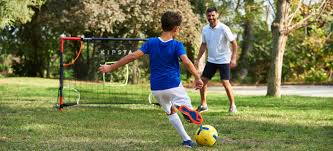
#> input picture PlayerBall.jpg, 333 x 151 px
$ python 23-Add2Images.py
#> lines starting #> are read from the running program, lines starting #| are printed output that depends on the picture


import cv2
import numpy as np

img=cv2.imread('PlayerBall.jpg')
#> img is the input picture: shape (151, 333, 3); mean B, G, R 79.7, 122.3, 119.6
img=cv2.resize(img,(512,512))
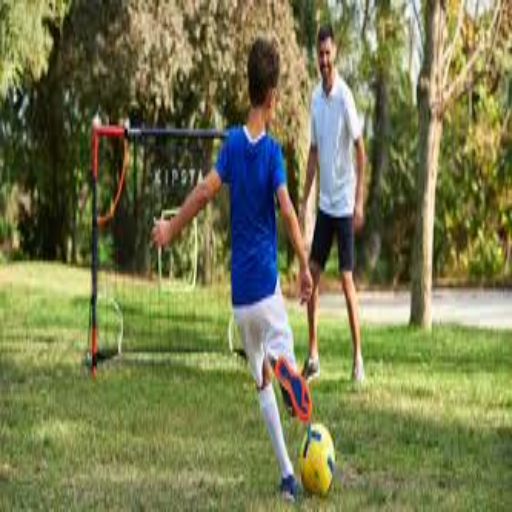
#> img: shape (512, 512, 3); mean B, G, R 79.5, 122.1, 119.4
img2=cv2.imread('HappyFish.jpg')
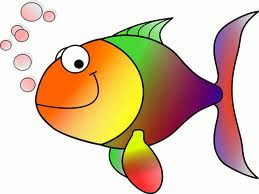
#> input picture HappyFish.jpg, 259 x 194 px
#> img2 is the input picture: shape (194, 259, 3); mean B, G, R 170.8, 196.4, 219.3
img2=cv2.resize(img2,(512,512))
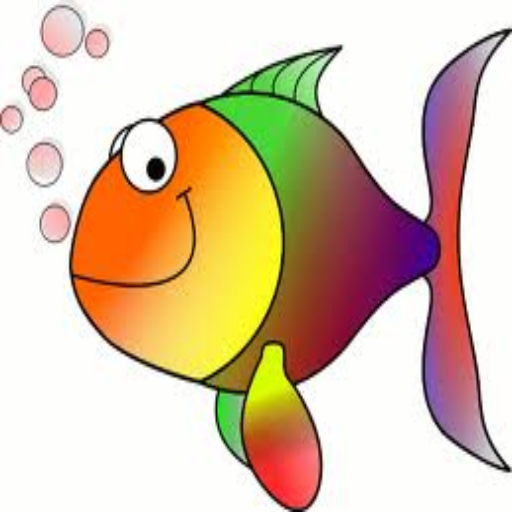
#> img2: shape (512, 512, 3); mean B, G, R 170.8, 196.3, 219.2
dst=cv2.add(img,img2)
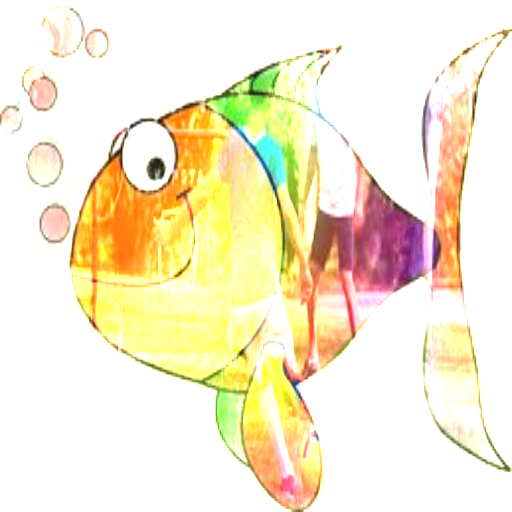
#> dst: shape (512, 512, 3); mean B, G, R 208.2, 236.1, 246.4
cv2.imshow('image',dst)
cv2.waitKey(0)
cv2.destroyAllWindows()

"""
import cv2
import numpy as np
#simple add lazem ykounou les 2 image ykoun 3andhom nafs e size
img=cv2.imread('PlayerBall.jpg')
img=cv2.resize(img,(512,512))
img2=cv2.imread('HappyFish.jpg')
img2=cv2.resize(img2,(512,512))
dst=cv2.addWeighted(img,.8,img2,.2,0)
cv2.imshow('image',dst)
cv2.waitKey(0)
cv2.destroyAllWindows()
"""
